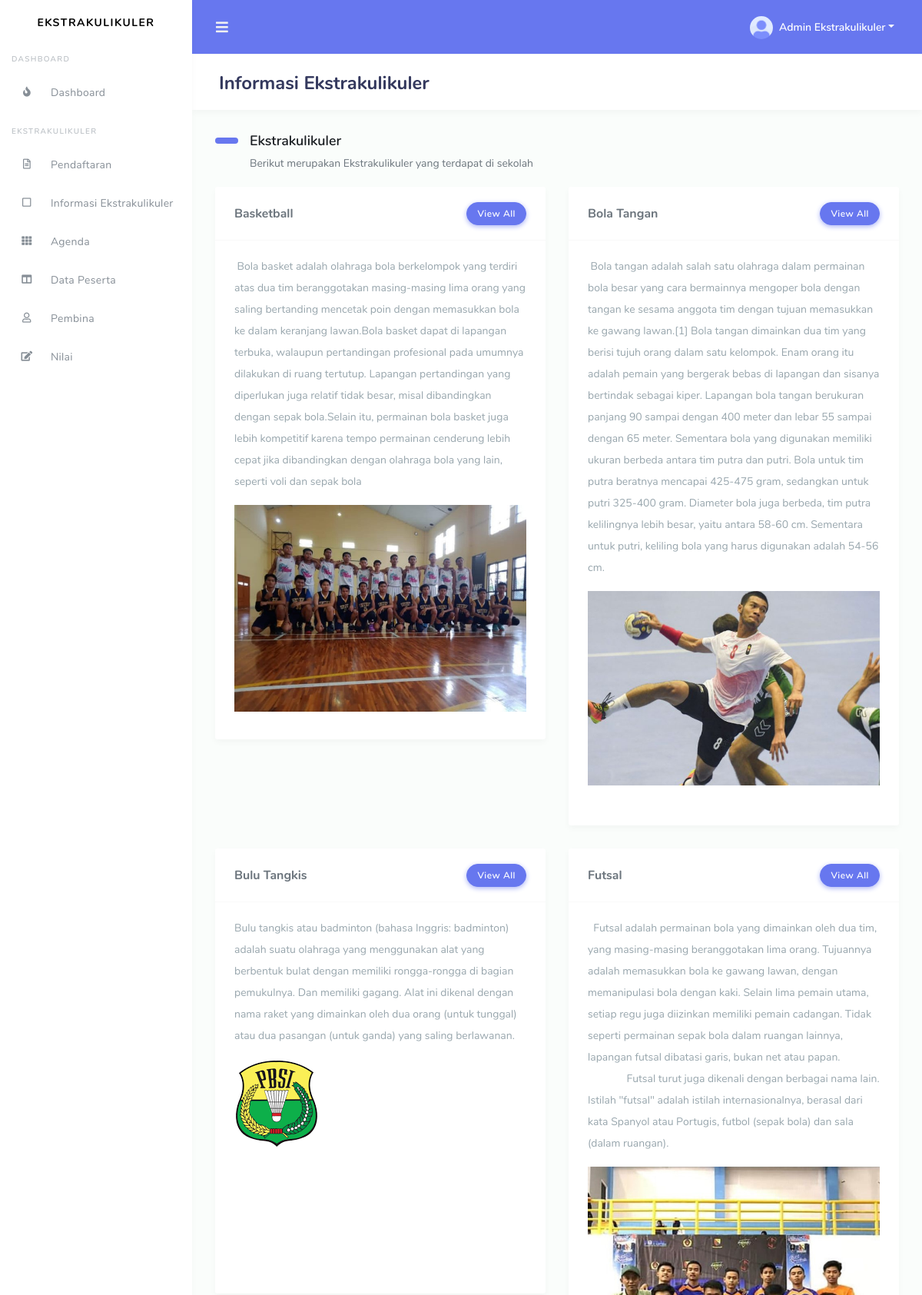
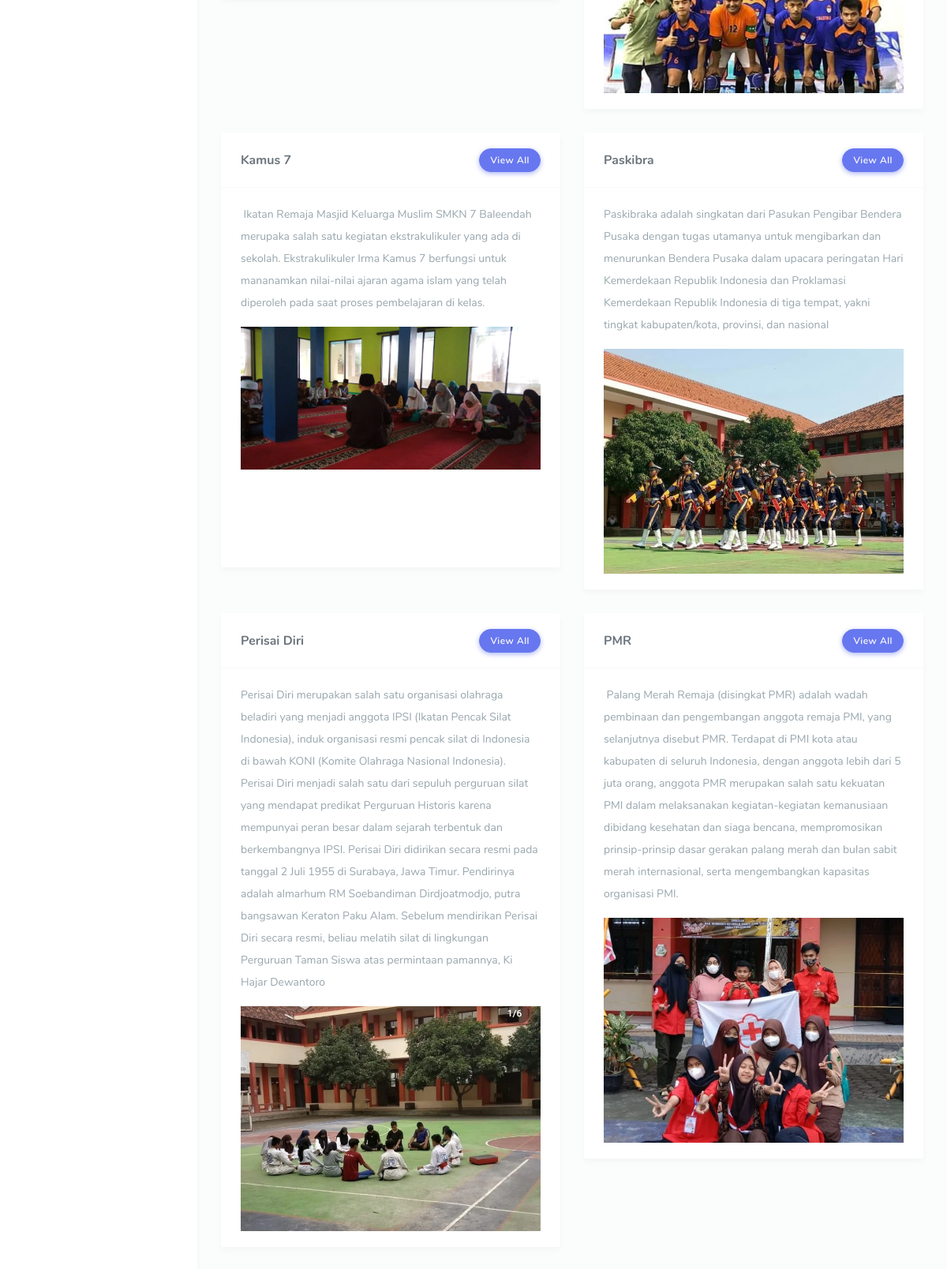
The app's page /ekstrakulikuler1.php (signed in, upper part) with its own data (2 pictures, top to bottom).
### tables this page shows
CREATE TABLE `eskul` (
  `id` int(11) NOT NULL,
  `nama` varchar(225) NOT NULL,
  `deskripsi` text NOT NULL,
  `foto` varchar(225) NOT NULL,
  `logo` varchar(225) NOT NULL,
  `ig` varchar(225) NOT NULL,
  `ringkasan` text NOT NULL
);

### ekstrakulikuler1.php (the view, shortened to what this page needs)
<!DOCTYPE html>
<html lang="en">
<head><link href="img/lg.png" rel="shortcut icon">
  <link rel="stylesheet" href="assets/modules/bootstrap/css/bootstrap.min.css">
  <link rel="stylesheet" href="assets/modules/fontawesome/css/all.min.css">
  <link rel="stylesheet" href="assets/modules/bootstrap-social/bootstrap-social.css">
  <link rel="stylesheet" href="assets/modules/owlcarousel2/dist/assets/owl.carousel.min.css">
  <link rel="stylesheet" href="assets/modules/owlcarousel2/dist/assets/owl.theme.default.min.css">
  <link rel="stylesheet" href="assets/css/style.css">
  <link rel="stylesheet" href="assets/css/components.css">
</head>
<body>
  <div id="app">
    <div class="main-wrapper main-wrapper-1">
      <div class="navbar-bg"></div>
        <?php
        include"sidebar.php";
        ?>
      <div class="main-content">
        <section class="section">
          <div class="section-header">
            <h1>Informasi Ekstrakulikuler</h1>
          </div>
          <div class="section-body">
            <h2 class="section-title">Ekstrakulikuler</h2>
            <p class="section-lead">Berikut merupakan Ekstrakulikuler yang terdapat di sekolah</p>
            <div class="row">
            <?php
              include"koneksi.php";
              $sql2 ="select * from eskul order by nama asc";
              $q1     = mysqli_query($connect,$sql2);
              while($r2 = mysqli_fetch_array($q1)){
              $id          =$r2['id'];
              $eskul        =$r2['nama'];
              $foto       =$r2['foto'];
              $ringkasan=$r2['ringkasan'];
              ?>
              <div class="col-12 col-sm-6 col-lg-6">
                <div class="card">
                  <div class="card-header">
                    <h4><?=$eskul?></h4>
                    <div class="card-header-action">
                      <button type="button" class="btn btn-primary" data-bs-toggle="modal" data-bs-target="#modal<?=$id?>">
                       View All
                      </button>
                      </div>
                  </div>
                  <div class="card-body">
                    <div class="mb-2 text-muted"><?=$ringkasan?>
                    </div>
                    <div class="chocolat-parent">
                      <div data-crop-image="285">
                          <img alt="image" src="foto/eskul/<?=$foto?>"title="<?=$eskul?> SMKN 7 Baleendah" class="img-fluid">
                        </div>
                    </div>
                  </div>
                </div>
              </div>
                <?php
                }
                ?>
            </div>
          </div>
        </section>
      </div>
    </div>
  </div>
</body>
</html>

### records on screen
eskul: nama "Basketball", ringkasan "Bola basket adalah olahraga bola berkelompok yang terdiri atas dua tim beranggotakan masing-masing lima orang yang saling bertanding mencetak poin dengan memasukkan bola ke dalam keranjang lawan.Bola basket dapat di lapangan terbuka, walaupun pertandingan profesional pada umumnya dilakukan di ruang tertutup. Lapangan pertandingan yang diperlukan juga relatif tidak besar, misal dibandingkan dengan sepak bola.Selain itu, permainan bola basket juga lebih kompetitif karena tempo permainan cenderung lebih cepat jika dibandingkan dengan olahraga bola yang lain, seperti voli dan sepak bola", foto (picture)
eskul: nama "Bola Tangan", ringkasan "Bola tangan adalah salah satu olahraga dalam permainan bola besar yang cara bermainnya mengoper bola dengan tangan ke sesama anggota tim dengan tujuan memasukkan ke gawang lawan.[1] Bola tangan dimainkan dua tim yang berisi tujuh orang dalam satu kelompok. Enam orang itu adalah pemain yang bergerak bebas di lapangan dan sisanya bertindak sebagai kiper. Lapangan bola tangan berukuran panjang 90 sampai dengan 400 meter dan lebar 55 sampai dengan 65 meter. Sementara bola yang digunakan memiliki ukuran berbeda antara tim putra dan putri. Bola untuk tim putra beratnya mencapai 425-475 gram, sedangkan untuk putri 325-400 gram. Diameter bola juga berbeda, tim putra kelilingnya lebih besar, yaitu…", foto (picture)
eskul: nama "Bulu Tangkis", ringkasan "Bulu tangkis atau badminton (bahasa Inggris: badminton) adalah suatu olahraga yang menggunakan alat yang berbentuk bulat dengan memiliki rongga-rongga di bagian pemukulnya. Dan memiliki gagang. Alat ini dikenal dengan nama raket yang dimainkan oleh dua orang (untuk tunggal) atau dua pasangan (untuk ganda) yang saling berlawanan.", foto (picture)
eskul: nama "Futsal", ringkasan "Futsal adalah permainan bola yang dimainkan oleh dua tim, yang masing-masing beranggotakan lima orang. Tujuannya adalah memasukkan bola ke gawang lawan, dengan memanipulasi bola dengan kaki. Selain lima pemain utama, setiap regu juga diizinkan memiliki pemain cadangan. Tidak seperti permainan sepak bola dalam ruangan lainnya, lapangan futsal dibatasi garis, bukan net atau papan. Futsal turut juga dikenali dengan berbagai nama lain. Istilah \"futsal\" adalah istilah internasionalnya, berasal dari kata Spanyol atau Portugis, futbol (sepak bola) dan sala (dalam ruangan).", foto (picture)
eskul: nama "Kamus 7", ringkasan "Ikatan Remaja Masjid Keluarga Muslim SMKN 7 Baleendah merupaka salah satu kegiatan ekstrakulikuler yang ada di sekolah. Ekstrakulikuler Irma Kamus 7 berfungsi untuk mananamkan nilai-nilai ajaran agama islam yang telah diperoleh pada saat proses pembelajaran di kelas.", foto (picture)
eskul: nama "Paskibra", ringkasan "Paskibraka adalah singkatan dari Pasukan Pengibar Bendera Pusaka dengan tugas utamanya untuk mengibarkan dan menurunkan Bendera Pusaka dalam upacara peringatan Hari Kemerdekaan Republik Indonesia dan Proklamasi Kemerdekaan Republik Indonesia di tiga tempat, yakni tingkat kabupaten/kota, provinsi, dan nasional", foto (picture)
eskul: nama "Perisai Diri", ringkasan "Perisai Diri merupakan salah satu organisasi olahraga beladiri yang menjadi anggota IPSI (Ikatan Pencak Silat Indonesia), induk organisasi resmi pencak silat di Indonesia di bawah KONI (Komite Olahraga Nasional Indonesia). Perisai Diri menjadi salah satu dari sepuluh perguruan silat yang mendapat predikat Perguruan Historis karena mempunyai peran besar dalam sejarah terbentuk dan berkembangnya IPSI. Perisai Diri didirikan secara resmi pada tanggal 2 Juli 1955 di Surabaya, Jawa Timur. Pendirinya adalah almarhum RM Soebandiman Dirdjoatmodjo, putra bangsawan Keraton Paku Alam. Sebelum mendirikan Perisai Diri secara resmi, beliau melatih silat di lingkungan Perguruan Taman Siswa atas permintaan…", foto (picture)
eskul: nama "PMR", ringkasan "Palang Merah Remaja (disingkat PMR) adalah wadah pembinaan dan pengembangan anggota remaja PMI, yang selanjutnya disebut PMR. Terdapat di PMI kota atau kabupaten di seluruh Indonesia, dengan anggota lebih dari 5 juta orang, anggota PMR merupakan salah satu kekuatan PMI dalam melaksanakan kegiatan-kegiatan kemanusiaan dibidang kesehatan dan siaga bencana, mempromosikan prinsip-prinsip dasar gerakan palang merah dan bulan sabit merah internasional, serta mengembangkan kapasitas organisasi PMI.", foto (picture)

### other values on screen
$_SESSION['user_name'] "Admin Ekstrakulikuler"
